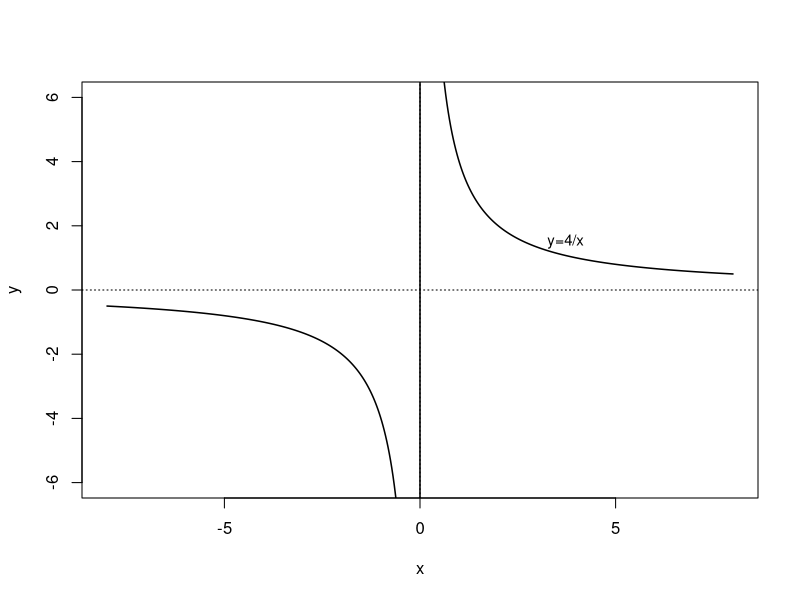
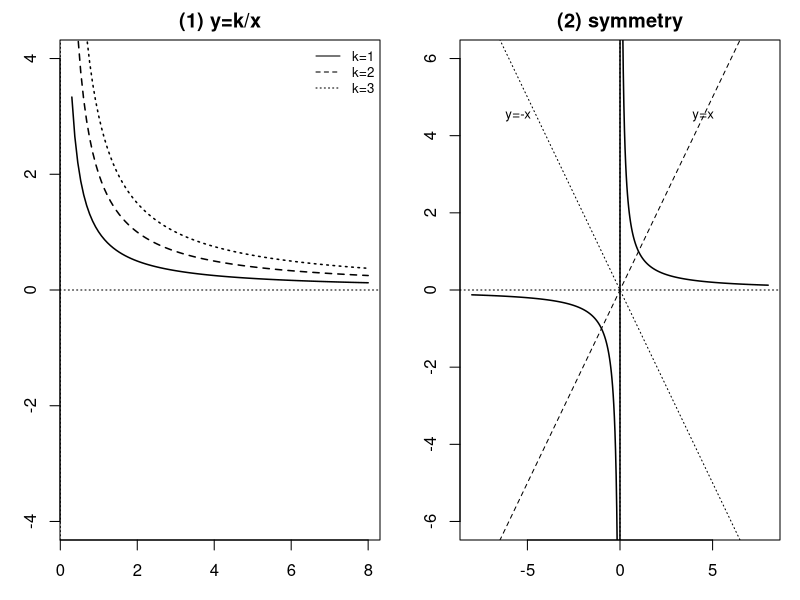

R code for these plots, in order:
setwd("C:/Users/18904/Github/junior-mathematics/codes")
if(!dir.exists("../figures"))dir.create("../figures")

# week158-1: y=4/x hyperbola in Q1 and Q3
draw1=function(){
  curve(4/x,-8,8,lwd=1.5,n=500,xlab="x",ylab="y",ylim=c(-6,6))
  abline(h=0,v=0,lty=3)
  text(3,1.5,"y=4/x",pos=4,cex=0.9)
}
cairo_pdf("../figures/week158-1.pdf",width=4,height=4,family="sans");draw1();dev.off()
svglite::svglite("../figures/week158-1.svg",width=4,height=4);draw1();dev.off()

# week158-2: (1) y=k/x for k=1,2,3; (2) symmetry lines y=x and y=-x
draw2=function(){
  par(mfrow=c(1,2),mar=c(3,3,2,1))
  # (1) family k=1,2,3
  curve(1/x,0.3,8,lwd=1.5,xlab="x",ylab="y",ylim=c(-4,4),main="(1) y=k/x")
  curve(2/x,0.3,8,lwd=1.5,lty=2,add=TRUE)
  curve(3/x,0.3,8,lwd=1.5,lty=3,add=TRUE)
  curve(1/x,-8,-0.3,lwd=1.5,add=TRUE)
  curve(2/x,-8,-0.3,lwd=1.5,lty=2,add=TRUE)
  curve(3/x,-8,-0.3,lwd=1.5,lty=3,add=TRUE)
  abline(h=0,v=0,lty=3)
  legend("topright",legend=c("k=1","k=2","k=3"),lty=c(1,2,3),cex=0.8,bty="n")
  # (2) symmetry
  curve(1/x,-8,8,lwd=1.5,n=500,xlab="x",ylab="y",ylim=c(-6,6),main="(2) symmetry")
  abline(h=0,v=0,lty=3)
  abline(a=0,b=1,lty=2)
  abline(a=0,b=-1,lty=3)
  text(4.5,4.5,"y=x",cex=0.8)
  text(-5.5,4.5,"y=-x",cex=0.8)
}
cairo_pdf("../figures/week158-2.pdf",width=8,height=4,family="sans");draw2();dev.off()
svglite::svglite("../figures/week158-2.svg",width=8,height=4);draw2();dev.off()
